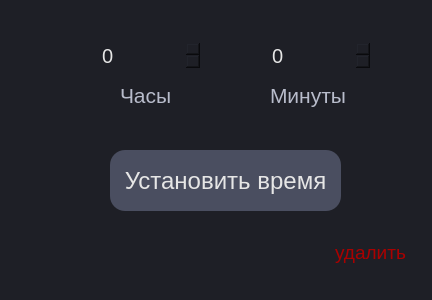
<?xml version="1.0" encoding="UTF-8"?>
<ui version="4.0">
 <class>MainWindow</class>
 <widget class="QMainWindow" name="MainWindow">
  <property name="enabled">
   <bool>true</bool>
  </property>
  <property name="geometry">
   <rect>
    <x>0</x>
    <y>0</y>
    <width>432</width>
    <height>300</height>
   </rect>
  </property>
  <property name="minimumSize">
   <size>
    <width>432</width>
    <height>300</height>
   </size>
  </property>
  <property name="maximumSize">
   <size>
    <width>432</width>
    <height>300</height>
   </size>
  </property>
  <property name="windowTitle">
   <string>Dev by TenguKai</string>
  </property>
  <property name="styleSheet">
   <string notr="true">background-color: #1e1f26;
color: white;</string>
  </property>
  <widget class="QWidget" name="centralwidget">
   <widget class="QPushButton" name="pushButton">
    <property name="geometry">
     <rect>
      <x>110</x>
      <y>150</y>
      <width>231</width>
      <height>61</height>
     </rect>
    </property>
    <property name="font">
     <font>
      <pointsize>18</pointsize>
     </font>
    </property>
    <property name="styleSheet">
     <string notr="true">background-color: #4a4e60;
color: #e6e6e6;
border-radius: 15px;
</string>
    </property>
    <property name="text">
     <string>Установить время</string>
    </property>
   </widget>
   <widget class="QSpinBox" name="spinBoxHours">
    <property name="geometry">
     <rect>
      <x>80</x>
      <y>40</y>
      <width>121</width>
      <height>31</height>
     </rect>
    </property>
    <property name="sizePolicy">
     <sizepolicy hsizetype="Fixed" vsizetype="Fixed">
      <horstretch>0</horstretch>
      <verstretch>0</verstretch>
     </sizepolicy>
    </property>
    <property name="palette">
     <palette>
      <active>
       <colorrole role="WindowText">
        <brush brushstyle="SolidPattern">
         <color alpha="255">
          <red>230</red>
          <green>230</green>
          <blue>230</blue>
         </color>
        </brush>
       </colorrole>
       <colorrole role="Button">
        <brush brushstyle="SolidPattern">
         <color alpha="255">
          <red>30</red>
          <green>31</green>
          <blue>38</blue>
         </color>
        </brush>
       </colorrole>
       <colorrole role="Text">
        <brush brushstyle="SolidPattern">
         <color alpha="255">
          <red>230</red>
          <green>230</green>
          <blue>230</blue>
         </color>
        </brush>
       </colorrole>
       <colorrole role="ButtonText">
        <brush brushstyle="SolidPattern">
         <color alpha="255">
          <red>230</red>
          <green>230</green>
          <blue>230</blue>
         </color>
        </brush>
       </colorrole>
       <colorrole role="Base">
        <brush brushstyle="SolidPattern">
         <color alpha="255">
          <red>30</red>
          <green>31</green>
          <blue>38</blue>
         </color>
        </brush>
       </colorrole>
       <colorrole role="Window">
        <brush brushstyle="SolidPattern">
         <color alpha="255">
          <red>30</red>
          <green>31</green>
          <blue>38</blue>
         </color>
        </brush>
       </colorrole>
       <colorrole role="Highlight">
        <brush brushstyle="SolidPattern">
         <color alpha="255">
          <red>52</red>
          <green>55</green>
          <blue>75</blue>
         </color>
        </brush>
       </colorrole>
       <colorrole role="HighlightedText">
        <brush brushstyle="SolidPattern">
         <color alpha="255">
          <red>230</red>
          <green>230</green>
          <blue>230</blue>
         </color>
        </brush>
       </colorrole>
       <colorrole role="PlaceholderText">
        <brush brushstyle="SolidPattern">
         <color alpha="128">
          <red>230</red>
          <green>230</green>
          <blue>230</blue>
         </color>
        </brush>
       </colorrole>
      </active>
      <inactive>
       <colorrole role="WindowText">
        <brush brushstyle="SolidPattern">
         <color alpha="255">
          <red>230</red>
          <green>230</green>
          <blue>230</blue>
         </color>
        </brush>
       </colorrole>
       <colorrole role="Button">
        <brush brushstyle="SolidPattern">
         <color alpha="255">
          <red>30</red>
          <green>31</green>
          <blue>38</blue>
         </color>
        </brush>
       </colorrole>
       <colorrole role="Text">
        <brush brushstyle="SolidPattern">
         <color alpha="255">
          <red>230</red>
          <green>230</green>
          <blue>230</blue>
         </color>
        </brush>
       </colorrole>
       <colorrole role="ButtonText">
        <brush brushstyle="SolidPattern">
         <color alpha="255">
          <red>230</red>
          <green>230</green>
          <blue>230</blue>
         </color>
        </brush>
       </colorrole>
       <colorrole role="Base">
        <brush brushstyle="SolidPattern">
         <color alpha="255">
          <red>30</red>
          <green>31</green>
          <blue>38</blue>
         </color>
        </brush>
       </colorrole>
       <colorrole role="Window">
        <brush brushstyle="SolidPattern">
         <color alpha="255">
          <red>30</red>
          <green>31</green>
          <blue>38</blue>
         </color>
        </brush>
       </colorrole>
       <colorrole role="Highlight">
        <brush brushstyle="SolidPattern">
         <color alpha="255">
          <red>52</red>
          <green>55</green>
          <blue>75</blue>
         </color>
        </brush>
       </colorrole>
       <colorrole role="HighlightedText">
        <brush brushstyle="SolidPattern">
         <color alpha="255">
          <red>230</red>
          <green>230</green>
          <blue>230</blue>
         </color>
        </brush>
       </colorrole>
       <colorrole role="PlaceholderText">
        <brush brushstyle="SolidPattern">
         <color alpha="128">
          <red>230</red>
          <green>230</green>
          <blue>230</blue>
         </color>
        </brush>
       </colorrole>
      </inactive>
      <disabled>
       <colorrole role="WindowText">
        <brush brushstyle="SolidPattern">
         <color alpha="255">
          <red>230</red>
          <green>230</green>
          <blue>230</blue>
         </color>
        </brush>
       </colorrole>
       <colorrole role="Button">
        <brush brushstyle="SolidPattern">
         <color alpha="255">
          <red>30</red>
          <green>31</green>
          <blue>38</blue>
         </color>
        </brush>
       </colorrole>
       <colorrole role="Text">
        <brush brushstyle="SolidPattern">
         <color alpha="255">
          <red>230</red>
          <green>230</green>
          <blue>230</blue>
         </color>
        </brush>
       </colorrole>
       <colorrole role="ButtonText">
        <brush brushstyle="SolidPattern">
         <color alpha="255">
          <red>230</red>
          <green>230</green>
          <blue>230</blue>
         </color>
        </brush>
       </colorrole>
       <colorrole role="Base">
        <brush brushstyle="SolidPattern">
         <color alpha="255">
          <red>30</red>
          <green>31</green>
          <blue>38</blue>
         </color>
        </brush>
       </colorrole>
       <colorrole role="Window">
        <brush brushstyle="SolidPattern">
         <color alpha="255">
          <red>30</red>
          <green>31</green>
          <blue>38</blue>
         </color>
        </brush>
       </colorrole>
       <colorrole role="Highlight">
        <brush brushstyle="SolidPattern">
         <color alpha="255">
          <red>52</red>
          <green>55</green>
          <blue>75</blue>
         </color>
        </brush>
       </colorrole>
       <colorrole role="HighlightedText">
        <brush brushstyle="SolidPattern">
         <color alpha="255">
          <red>230</red>
          <green>230</green>
          <blue>230</blue>
         </color>
        </brush>
       </colorrole>
       <colorrole role="PlaceholderText">
        <brush brushstyle="SolidPattern">
         <color alpha="128">
          <red>230</red>
          <green>230</green>
          <blue>230</blue>
         </color>
        </brush>
       </colorrole>
      </disabled>
     </palette>
    </property>
    <property name="toolTipDuration">
     <number>0</number>
    </property>
    <property name="styleSheet">
     <string notr="true">color: #e6e6e6;
border: 0;
font-size: 20px;
padding-right: 50px;
selection-background-color: #34374b;</string>
    </property>
    <property name="alignment">
     <set>Qt::AlignmentFlag::AlignCenter</set>
    </property>
    <property name="maximum">
     <number>23</number>
    </property>
   </widget>
   <widget class="QLabel" name="label">
    <property name="geometry">
     <rect>
      <x>120</x>
      <y>70</y>
      <width>81</width>
      <height>51</height>
     </rect>
    </property>
    <property name="font">
     <font>
      <pointsize>16</pointsize>
     </font>
    </property>
    <property name="styleSheet">
     <string notr="true">color: #b8bccb;</string>
    </property>
    <property name="text">
     <string>Часы</string>
    </property>
   </widget>
   <widget class="QSpinBox" name="spinBoxMins">
    <property name="geometry">
     <rect>
      <x>250</x>
      <y>40</y>
      <width>121</width>
      <height>31</height>
     </rect>
    </property>
    <property name="sizePolicy">
     <sizepolicy hsizetype="Fixed" vsizetype="Fixed">
      <horstretch>0</horstretch>
      <verstretch>0</verstretch>
     </sizepolicy>
    </property>
    <property name="palette">
     <palette>
      <active>
       <colorrole role="WindowText">
        <brush brushstyle="SolidPattern">
         <color alpha="255">
          <red>230</red>
          <green>230</green>
          <blue>230</blue>
         </color>
        </brush>
       </colorrole>
       <colorrole role="Button">
        <brush brushstyle="SolidPattern">
         <color alpha="255">
          <red>30</red>
          <green>31</green>
          <blue>38</blue>
         </color>
        </brush>
       </colorrole>
       <colorrole role="Text">
        <brush brushstyle="SolidPattern">
         <color alpha="255">
          <red>230</red>
          <green>230</green>
          <blue>230</blue>
         </color>
        </brush>
       </colorrole>
       <colorrole role="ButtonText">
        <brush brushstyle="SolidPattern">
         <color alpha="255">
          <red>230</red>
          <green>230</green>
          <blue>230</blue>
         </color>
        </brush>
       </colorrole>
       <colorrole role="Base">
        <brush brushstyle="SolidPattern">
         <color alpha="255">
          <red>30</red>
          <green>31</green>
          <blue>38</blue>
         </color>
        </brush>
       </colorrole>
       <colorrole role="Window">
        <brush brushstyle="SolidPattern">
         <color alpha="255">
          <red>30</red>
          <green>31</green>
          <blue>38</blue>
         </color>
        </brush>
       </colorrole>
       <colorrole role="Highlight">
        <brush brushstyle="SolidPattern">
         <color alpha="255">
          <red>52</red>
          <green>55</green>
          <blue>75</blue>
         </color>
        </brush>
       </colorrole>
       <colorrole role="HighlightedText">
        <brush brushstyle="SolidPattern">
         <color alpha="255">
          <red>230</red>
          <green>230</green>
          <blue>230</blue>
         </color>
        </brush>
       </colorrole>
       <colorrole role="PlaceholderText">
        <brush brushstyle="SolidPattern">
         <color alpha="128">
          <red>230</red>
          <green>230</green>
          <blue>230</blue>
         </color>
        </brush>
       </colorrole>
      </active>
      <inactive>
       <colorrole role="WindowText">
        <brush brushstyle="SolidPattern">
         <color alpha="255">
          <red>230</red>
          <green>230</green>
          <blue>230</blue>
         </color>
        </brush>
       </colorrole>
       <colorrole role="Button">
        <brush brushstyle="SolidPattern">
         <color alpha="255">
          <red>30</red>
          <green>31</green>
          <blue>38</blue>
         </color>
        </brush>
       </colorrole>
       <colorrole role="Text">
        <brush brushstyle="SolidPattern">
         <color alpha="255">
          <red>230</red>
          <green>230</green>
          <blue>230</blue>
         </color>
        </brush>
       </colorrole>
       <colorrole role="ButtonText">
        <brush brushstyle="SolidPattern">
         <color alpha="255">
          <red>230</red>
          <green>230</green>
          <blue>230</blue>
         </color>
        </brush>
       </colorrole>
       <colorrole role="Base">
        <brush brushstyle="SolidPattern">
         <color alpha="255">
          <red>30</red>
          <green>31</green>
          <blue>38</blue>
         </color>
        </brush>
       </colorrole>
       <colorrole role="Window">
        <brush brushstyle="SolidPattern">
         <color alpha="255">
          <red>30</red>
          <green>31</green>
          <blue>38</blue>
         </color>
        </brush>
       </colorrole>
       <colorrole role="Highlight">
        <brush brushstyle="SolidPattern">
         <color alpha="255">
          <red>52</red>
          <green>55</green>
          <blue>75</blue>
         </color>
        </brush>
       </colorrole>
       <colorrole role="HighlightedText">
        <brush brushstyle="SolidPattern">
         <color alpha="255">
          <red>230</red>
          <green>230</green>
          <blue>230</blue>
         </color>
        </brush>
       </colorrole>
       <colorrole role="PlaceholderText">
        <brush brushstyle="SolidPattern">
         <color alpha="128">
          <red>230</red>
          <green>230</green>
          <blue>230</blue>
         </color>
        </brush>
       </colorrole>
      </inactive>
      <disabled>
       <colorrole role="WindowText">
        <brush brushstyle="SolidPattern">
         <color alpha="255">
          <red>230</red>
          <green>230</green>
          <blue>230</blue>
         </color>
        </brush>
       </colorrole>
       <colorrole role="Button">
        <brush brushstyle="SolidPattern">
         <color alpha="255">
          <red>30</red>
          <green>31</green>
          <blue>38</blue>
         </color>
        </brush>
       </colorrole>
       <colorrole role="Text">
        <brush brushstyle="SolidPattern">
         <color alpha="255">
          <red>230</red>
          <green>230</green>
          <blue>230</blue>
         </color>
        </brush>
       </colorrole>
       <colorrole role="ButtonText">
        <brush brushstyle="SolidPattern">
         <color alpha="255">
          <red>230</red>
          <green>230</green>
          <blue>230</blue>
         </color>
        </brush>
       </colorrole>
       <colorrole role="Base">
        <brush brushstyle="SolidPattern">
         <color alpha="255">
          <red>30</red>
          <green>31</green>
          <blue>38</blue>
         </color>
        </brush>
       </colorrole>
       <colorrole role="Window">
        <brush brushstyle="SolidPattern">
         <color alpha="255">
          <red>30</red>
          <green>31</green>
          <blue>38</blue>
         </color>
        </brush>
       </colorrole>
       <colorrole role="Highlight">
        <brush brushstyle="SolidPattern">
         <color alpha="255">
          <red>52</red>
          <green>55</green>
          <blue>75</blue>
         </color>
        </brush>
       </colorrole>
       <colorrole role="HighlightedText">
        <brush brushstyle="SolidPattern">
         <color alpha="255">
          <red>230</red>
          <green>230</green>
          <blue>230</blue>
         </color>
        </brush>
       </colorrole>
       <colorrole role="PlaceholderText">
        <brush brushstyle="SolidPattern">
         <color alpha="128">
          <red>230</red>
          <green>230</green>
          <blue>230</blue>
         </color>
        </brush>
       </colorrole>
      </disabled>
     </palette>
    </property>
    <property name="toolTipDuration">
     <number>0</number>
    </property>
    <property name="styleSheet">
     <string notr="true">color: #e6e6e6;
border: 0;
font-size: 20px;
padding-right: 50px;
selection-background-color: #34374b;</string>
    </property>
    <property name="alignment">
     <set>Qt::AlignmentFlag::AlignCenter</set>
    </property>
    <property name="maximum">
     <number>59</number>
    </property>
   </widget>
   <widget class="QLabel" name="label_2">
    <property name="geometry">
     <rect>
      <x>270</x>
      <y>70</y>
      <width>101</width>
      <height>51</height>
     </rect>
    </property>
    <property name="font">
     <font>
      <pointsize>16</pointsize>
     </font>
    </property>
    <property name="styleSheet">
     <string notr="true">color: #b8bccb;</string>
    </property>
    <property name="text">
     <string>Минуты</string>
    </property>
   </widget>
   <widget class="QLabel" name="msgLabel">
    <property name="geometry">
     <rect>
      <x>10</x>
      <y>240</y>
      <width>391</width>
      <height>31</height>
     </rect>
    </property>
    <property name="font">
     <font>
      <pointsize>14</pointsize>
     </font>
    </property>
    <property name="styleSheet">
     <string notr="true">color: #9aa0b5;</string>
    </property>
    <property name="text">
     <string/>
    </property>
   </widget>
   <widget class="QPushButton" name="deleteProcess">
    <property name="geometry">
     <rect>
      <x>310</x>
      <y>240</y>
      <width>121</width>
      <height>24</height>
     </rect>
    </property>
    <property name="font">
     <font>
      <pointsize>14</pointsize>
     </font>
    </property>
    <property name="styleSheet">
     <string notr="true">border: none;
color: rgb(170, 0, 0)
</string>
    </property>
    <property name="text">
     <string>удалить</string>
    </property>
   </widget>
  </widget>
  <widget class="QMenuBar" name="menubar">
   <property name="geometry">
    <rect>
     <x>0</x>
     <y>0</y>
     <width>432</width>
     <height>21</height>
    </rect>
   </property>
  </widget>
  <widget class="QStatusBar" name="statusbar"/>
 </widget>
 <resources/>
 <connections/>
</ui>
